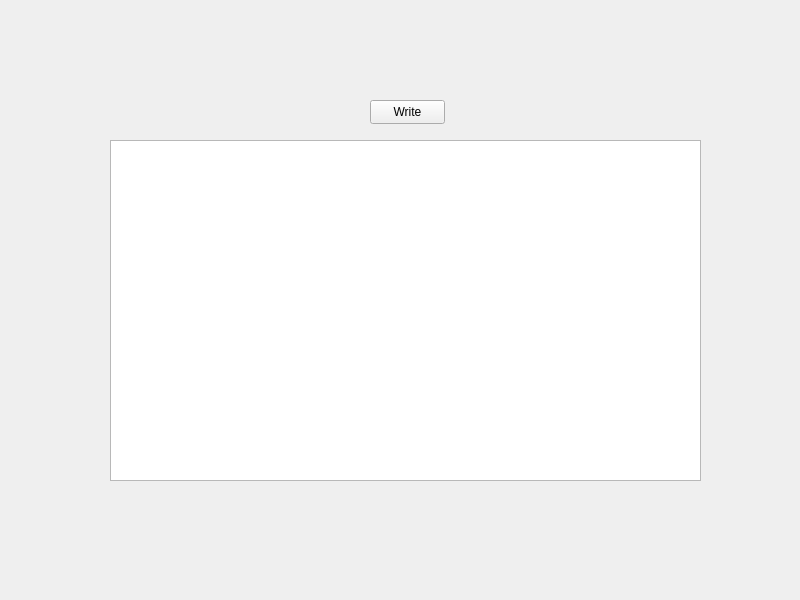
<?xml version="1.0" encoding="UTF-8"?>
<ui version="4.0">
 <class>MainWindow</class>
 <widget class="QMainWindow" name="MainWindow">
  <property name="geometry">
   <rect>
    <x>0</x>
    <y>0</y>
    <width>800</width>
    <height>600</height>
   </rect>
  </property>
  <property name="windowTitle">
   <string>MainWindow</string>
  </property>
  <widget class="QWidget" name="centralwidget">
   <widget class="QPlainTextEdit" name="plainTextEdit">
    <property name="geometry">
     <rect>
      <x>110</x>
      <y>140</y>
      <width>591</width>
      <height>341</height>
     </rect>
    </property>
   </widget>
   <widget class="QPushButton" name="buttonWrite">
    <property name="geometry">
     <rect>
      <x>370</x>
      <y>100</y>
      <width>75</width>
      <height>24</height>
     </rect>
    </property>
    <property name="text">
     <string>Write</string>
    </property>
   </widget>
  </widget>
 </widget>
 <resources/>
 <connections/>
</ui>
